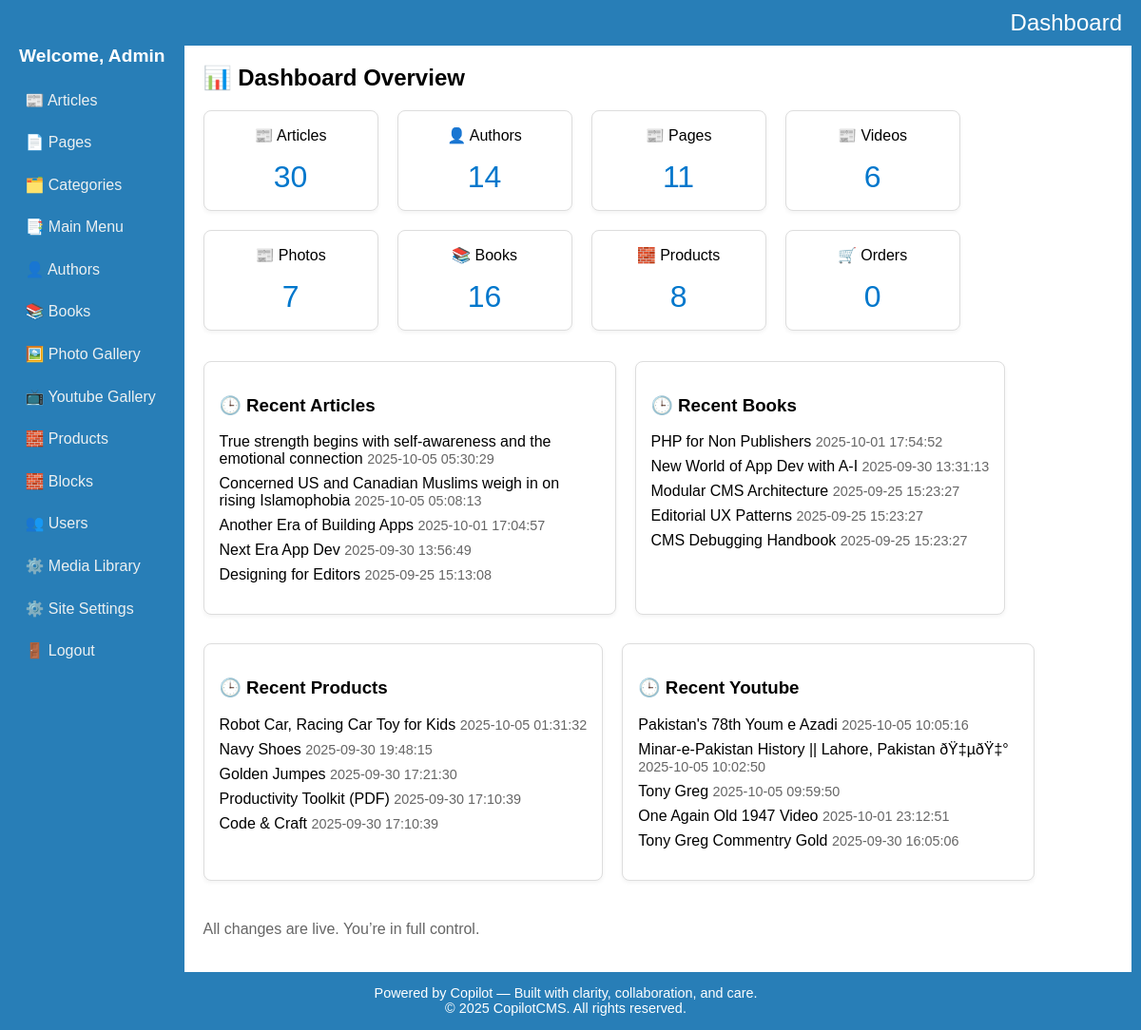
/admin/index.php (signed in), run on an earlier commit of the app's database.
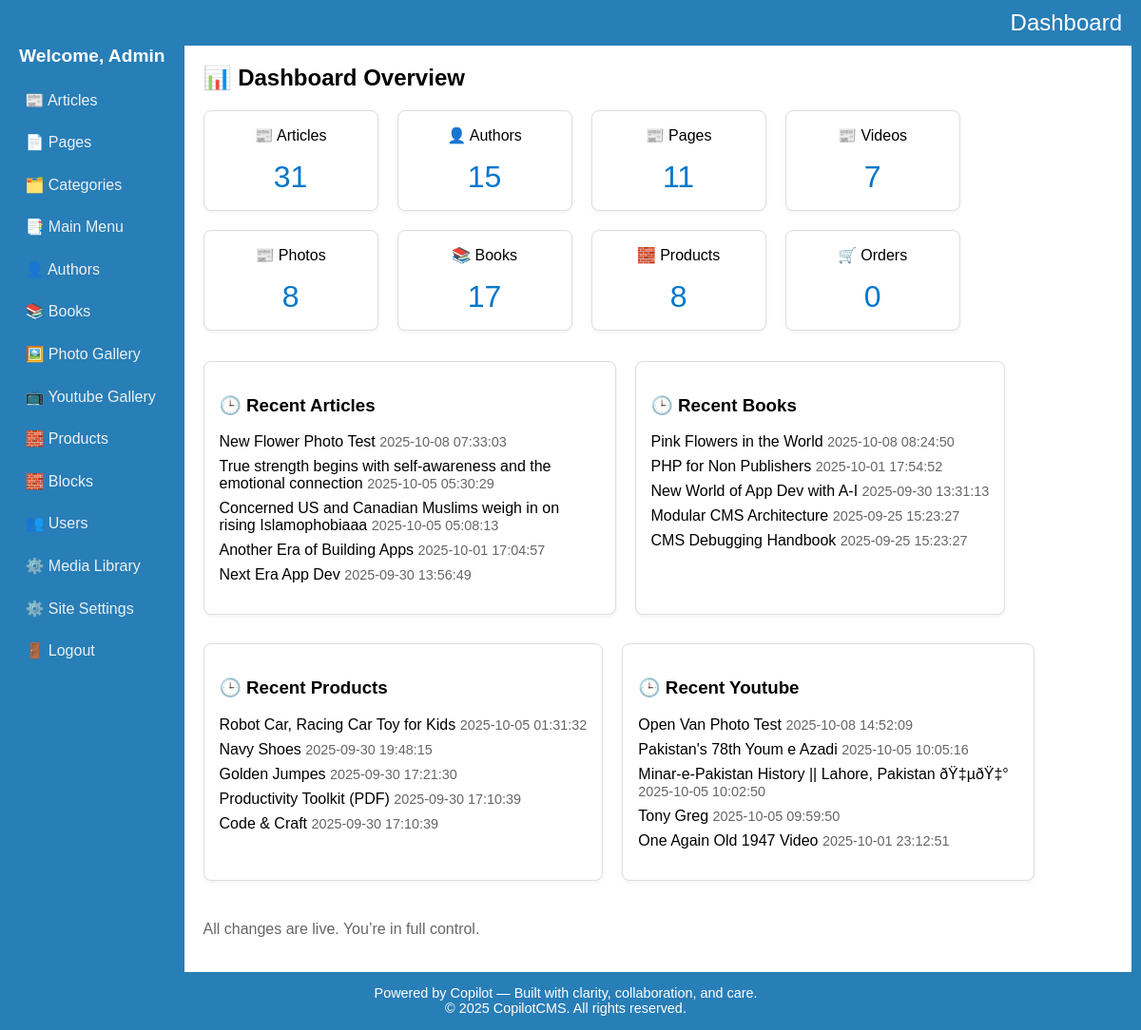
And on a later commit of the database.
### tables this page shows
CREATE TABLE IF NOT EXISTS `articles` (
  `key_articles` int(10) UNSIGNED NOT NULL AUTO_INCREMENT,
  `title` varchar(300) NOT NULL DEFAULT '',
  `title_sub` varchar(300) NOT NULL DEFAULT '',
  `article_snippet` varchar(1000) NOT NULL DEFAULT '',
  `article_content` mediumtext NOT NULL,
  `content_type` varchar(10) NOT NULL DEFAULT 'article',
  `url` varchar(200) NOT NULL DEFAULT '',
  `banner_image_url` varchar(2000) DEFAULT '',
  `key_media_banner` int(10) UNSIGNED DEFAULT '0',
  `sort` smallint(6) NOT NULL DEFAULT '0',
  `status` enum('draft','on','off') DEFAULT 'draft',
  `entry_date_time` timestamp NOT NULL DEFAULT CURRENT_TIMESTAMP,
  `update_date_time` timestamp NOT NULL DEFAULT CURRENT_TIMESTAMP,
  `created_by` int(10) UNSIGNED DEFAULT NULL,
  `updated_by` int(10) UNSIGNED DEFAULT NULL,
  PRIMARY KEY (`key_articles`),
  KEY `fk_articles_media` (`key_media_banner`)
);

CREATE TABLE IF NOT EXISTS `books` (
  `key_books` int(10) UNSIGNED NOT NULL AUTO_INCREMENT,
  `key_media_banner` int(10) UNSIGNED DEFAULT NULL,
  `title` varchar(200) NOT NULL DEFAULT '',
  `subtitle` varchar(200) NOT NULL DEFAULT '',
  `description` text NOT NULL,
  `cover_image_url` varchar(200) NOT NULL DEFAULT '',
  `url` varchar(200) NOT NULL DEFAULT '',
  `author_name` varchar(200) NOT NULL DEFAULT '',
  `publisher` varchar(200) NOT NULL DEFAULT '',
  `publish_year` varchar(4) NOT NULL DEFAULT '',
  `isbn` varchar(17) DEFAULT '',
  `price` decimal(10,0) DEFAULT NULL,
  `stock_quantity` int(11) DEFAULT NULL,
  `discount_percent` tinyint(4) DEFAULT NULL,
  `is_featured` tinyint(1) DEFAULT NULL,
  `language` varchar(50) DEFAULT NULL,
  `format` varchar(50) DEFAULT NULL,
  `weight_grams` int(11) DEFAULT NULL,
  `sku` varchar(50) DEFAULT NULL,
  `status` varchar(3) NOT NULL DEFAULT '',
  `sort` smallint(6) NOT NULL DEFAULT '0',
  `entry_date_time` timestamp NOT NULL DEFAULT CURRENT_TIMESTAMP,
  `update_date_time` timestamp NOT NULL DEFAULT CURRENT_TIMESTAMP ON UPDATE CURRENT_TIMESTAMP,
  `created_by` int(10) UNSIGNED DEFAULT NULL,
  `updated_by` int(10) UNSIGNED DEFAULT NULL,
  PRIMARY KEY (`key_books`),
  UNIQUE KEY `isbn` (`isbn`),
  KEY `fk_books_media` (`key_media_banner`)
);

CREATE TABLE IF NOT EXISTS `products` (
  `key_product` int(10) UNSIGNED NOT NULL AUTO_INCREMENT,
  `product_type` enum('book','stationery','digital','other') NOT NULL,
  `key_books` int(10) UNSIGNED DEFAULT NULL,
  `title` varchar(200) DEFAULT NULL,
  `description` text,
  `price` decimal(10,2) DEFAULT NULL,
  `stock_quantity` int(11) DEFAULT NULL,
  `discount_percent` tinyint(4) DEFAULT NULL,
  `sku` varchar(50) DEFAULT NULL,
  `is_featured` tinyint(1) DEFAULT NULL,
  `url` varchar(200) NOT NULL DEFAULT '',
  `status` varchar(3) DEFAULT NULL,
  `sort` smallint(6) DEFAULT NULL,
  `entry_date_time` timestamp NULL DEFAULT CURRENT_TIMESTAMP,
  `update_date_time` timestamp NULL DEFAULT CURRENT_TIMESTAMP ON UPDATE CURRENT_TIMESTAMP,
  `created_by` int(10) UNSIGNED DEFAULT NULL,
  `updated_by` int(10) UNSIGNED DEFAULT NULL,
  PRIMARY KEY (`key_product`)
);

CREATE TABLE IF NOT EXISTS `youtube_gallery` (
  `key_youtube_gallery` int(11) NOT NULL AUTO_INCREMENT,
  `key_media_banner` int(10) UNSIGNED DEFAULT NULL,
  `title` varchar(255) DEFAULT NULL,
  `youtube_id` varchar(20) DEFAULT NULL,
  `thumbnail_url` varchar(2000) DEFAULT NULL,
  `description` text,
  `status` varchar(50) DEFAULT NULL,
  `entry_date_time` datetime DEFAULT CURRENT_TIMESTAMP,
  `created_by` int(10) UNSIGNED DEFAULT NULL,
  `updated_by` int(10) UNSIGNED DEFAULT NULL,
  `url` varchar(200) DEFAULT NULL,
  PRIMARY KEY (`key_youtube_gallery`),
  KEY `fk_youtube_gallery_media` (`key_media_banner`)
);

### admin/index.php (the view, shortened to what this page needs)
<?php
include("db.php");
function getCount($table, $statusCol = 'status') {
	global $conn;
	$sql = "SELECT COUNT(*) as count FROM $table WHERE $statusCol = 'on'";
	$result = $conn->query($sql);
	$row = $result->fetch_assoc();
	return $row["count"];
}
function getRecent($table, $titleCol, $dateCol, $limit = 5) {
    global $conn;
    $sql = "SELECT $titleCol, $dateCol FROM $table ORDER BY $dateCol DESC LIMIT $limit";
    $result = $conn->query($sql);
    $rows = [];
    while ($row = $result->fetch_assoc()) {
        $rows[] = $row;
    }
    return $rows;
}
$totalArticles = getCount("articles");
$totalPages = getCount("pages");
$totalVideos = getCount("youtube_gallery");
$totalPhotos = getCount("photo_gallery");
$totalBooks = getCount("books");
$totalProducts = getCount("products");
$totalAuthors = getCount("authors");
$totalOrders = getCount("product_orders", "status");
$recentArticles = getRecent("articles", "title", "entry_date_time", 5);
$recentBooks = getRecent("books", "title", "entry_date_time", 5);
$recentProducts = getRecent("products", "title", "entry_date_time", 5);
$recentYoutube = getRecent("youtube_gallery", "title", "entry_date_time", 5);
?>
<!DOCTYPE html>
<html>
<head>
  <link rel="stylesheet" href="assets/css/style.css">
</head>
<body>
<header>
Dashboard
</header>
<div class="container">
  <div class="sidebar">
    <h2>Welcome, Admin</h2>
    <ul class="dashboard-links">
      <li><a href="articles/list.php">📰 Articles</a></li>
      <li><a href="pages/list.php">📄 Pages</a></li>
      <li><a href="categories/list.php">🗂️ Categories</a></li>
      <li><a href="main_menu/list.php">📑 Main Menu</a></li>
      <li><a href="authors/list.php">👤 Authors</a></li>
      <li><a href="books/list.php">📚 Books</a></li>
      <li><a href="photo_gallery/list.php">🖼️ Photo Gallery</a></li>
      <li><a href="youtube_gallery/list.php">📺 Youtube Gallery</a></li>
      <li><a href="products/list.php">🧱 Products</a></li>
      <li><a href="blocks/list.php">🧱 Blocks</a></li>
      <li><a href="users/list.php">👥 Users</a></li>
      <li><a href="media_library/list.php">⚙️ Media Library</a></li>
      <li><a href="settings/list.php">⚙️ Site Settings</a></li>
      <li><a href="users/logout.php">🚪 Logout</a></li>
    </ul>
  </div>
  <div class="main">
    <h2>📊 Dashboard Overview</h2>
    <div class="dashboard-metrics">
      <div class="metric-box">📰 Articles<br><span><?= $totalArticles ?></span></div>
      <div class="metric-box">👤 Authors<br><span><?= $totalAuthors ?></span></div>
      <div class="metric-box">📰 Pages<br><span><?= $totalPages ?></span></div>
      <div class="metric-box">📰 Videos<br><span><?= $totalVideos ?></span></div>
      <div class="metric-box">📰 Photos<br><span><?= $totalPhotos ?></span></div>
      <div class="metric-box">📚 Books<br><span><?= $totalBooks ?></span></div>
      <div class="metric-box">🧱 Products<br><span><?= $totalProducts ?></span></div>
      <div class="metric-box">🛒 Orders<br><span><?= $totalOrders ?></span></div>
    </div>
	<div class="recents">
		<div class="recent-activity">
		  <h3>🕒 Recent Articles</h3>
		  <ul>
			<?php foreach ($recentArticles as $item): ?>
			  <li><?= htmlspecialchars($item['title']) ?> <small><?= $item['entry_date_time'] ?></small></li>
			<?php endforeach; ?>
		  </ul>
		</div>
		<div class="recent-activity">
		  <h3>🕒 Recent Books</h3>
		  <ul>
			<?php foreach ($recentBooks as $item): ?>
			  <li><?= htmlspecialchars($item['title']) ?> <small><?= $item['entry_date_time'] ?></small></li>
			<?php endforeach; ?>
		  </ul>
		</div>
		<div class="recent-activity">
		  <h3>🕒 Recent Products</h3>
		  <ul>
			<?php foreach ($recentProducts  as $item): ?>
			  <li><?= htmlspecialchars($item['title']) ?> <small><?= $item['entry_date_time'] ?></small></li>
			<?php endforeach; ?>
		  </ul>
		</div>
		<div class="recent-activity">
		  <h3>🕒 Recent Youtube</h3>
		  <ul>
			<?php foreach ($recentYoutube as $item): ?>
			  <li><?= htmlspecialchars($item['title']) ?> <small><?= $item['entry_date_time'] ?></small></li>
			<?php endforeach; ?>
		  </ul>
		</div>
	</div>
    <p style="margin-top:2em; color:#666;">All changes are live. You’re in full control.</p>
  </div>
</div>
<footer>
  Powered by Copilot &mdash; Built with clarity, collaboration, and care.<br>
  &copy; <?= date('Y') ?> CopilotCMS. All rights reserved.
</footer>
</body>
</html>

What changed in the data, as far as the page shows it:
no longer on this page (row unchanged): articles: title "Designing for Editors", entry_date_time "2025-09-25 15:13:08"
no longer on this page (row unchanged): books: title "Editorial UX Patterns", entry_date_time "2025-09-25 15:23:27"
no longer on this page (row unchanged): youtube_gallery: title "Tony Greg Commentry Gold", entry_date_time "2025-09-30 16:05:06"
added articles: title "New Flower Photo Test", entry_date_time "2025-10-08 07:33:03"
changed articles: title "Concerned US and Canadian Muslims weigh in on rising Islamophobia" → "Concerned US and Canadian Muslims weigh in on rising Islamophobiaaa"
added books: title "Pink Flowers in the World", entry_date_time "2025-10-08 08:24:50"
added youtube_gallery: title "Open Van Photo Test", entry_date_time "2025-10-08 14:52:09"
Also different on the page:
$totalArticles: "30" → "31"
$totalAuthors: "14" → "15"
$totalVideos: "6" → "7"
$totalPhotos: "7" → "8"
$totalBooks: "16" → "17"
